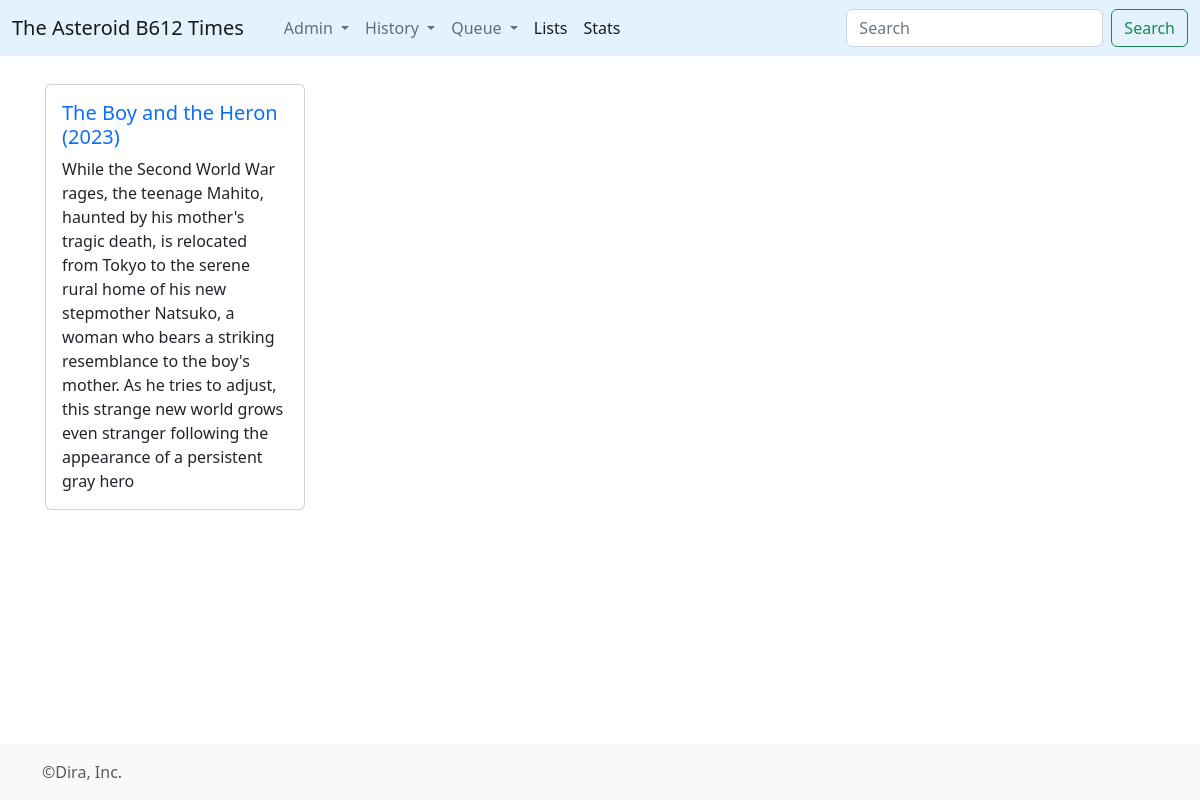
The app's page /mqueue/, older data.
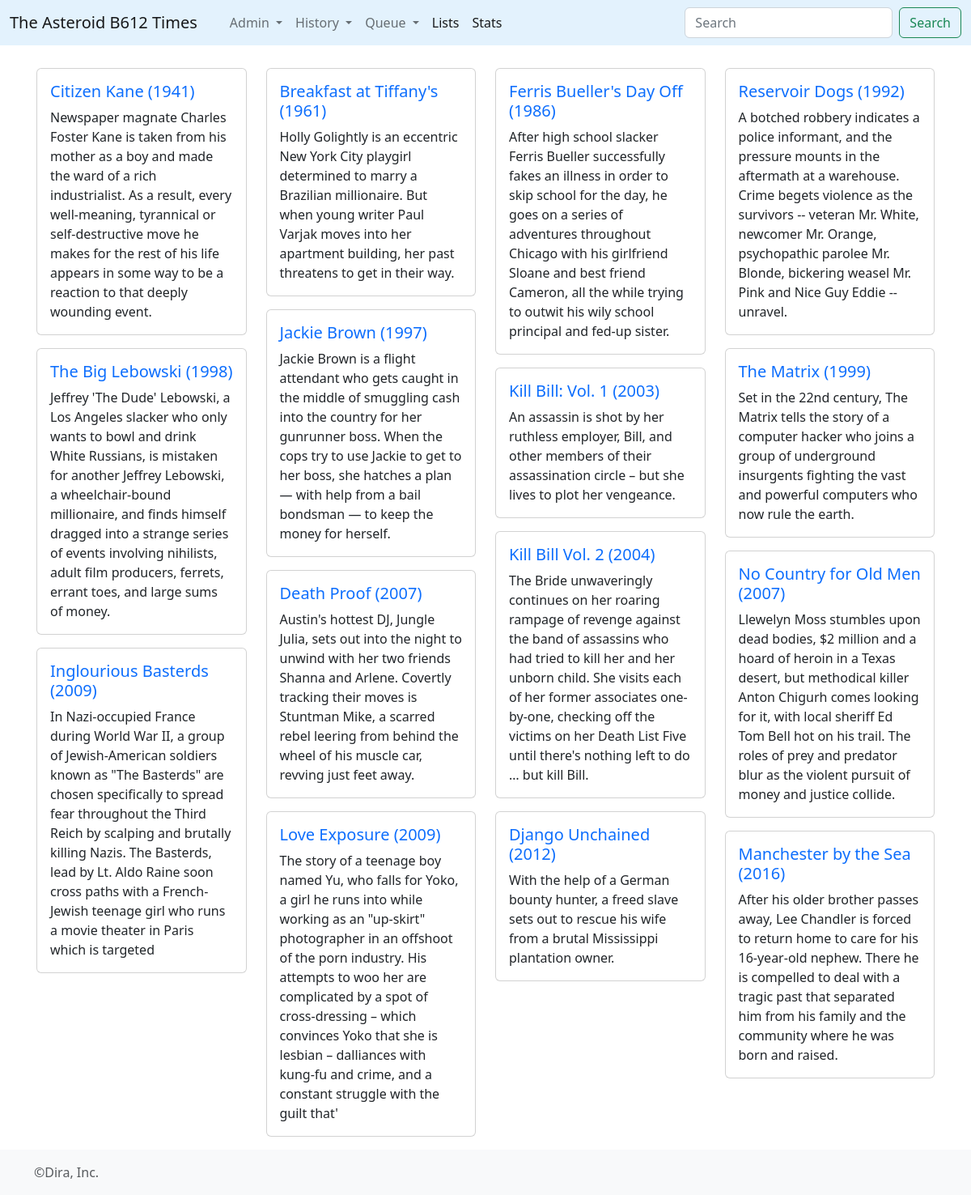
The same page, newer data.
### times/models.py (models this page shows, shortened)
class Movie(models.Model):
	title = models.CharField(max_length=512)
	info = models.TextField()
	premiere = models.IntegerField()
	runtime = models.IntegerField()
	@property
	def titulo(self):
		return self.title+' ('+ str(self.premiere) +')'
	@property
	def headtext(self):
		n_corte = self.info.find('==headtext==')
		if n_corte == -1:
			return self.info[0:350]
		else:
			return self.info[0:n_corte]

### times/views.py (the view)
# urls.py: path('mqueue/', views.mqueue, name='mqueue'),
def mqueue(request):
	twmovies = Movie.objects.filter(moviewatch__film__isnull=True).order_by('premiere')
	return render(request,'mqueue.html',{'twmovies':twmovies})

### times/templates/mqueue.html (shortened to what this page needs)
{% extends 'base_mono.html' %}
{% load static %}
{% block contenido %}
     <div class="row" data-masonry='{"percentPosition": true }'>
        {% for a in twmovies %}
        <div class="col-sm-6 col-lg-3 mb-3">
              <div class="card">
                <div class="card-body">
                  <h5 class="card-title"><a href='{% url "movie" a.id  %}' style="text-decoration: none;">{{a.titulo}}</a></h5>
                  <p class="card-text">{{a.headtext}}</p>
                </div>
              </div>
               </div>
        {% endfor %}
      </div>
{% endblock%}

Row changes from the older to the newer data that the page shows:
no longer on this page (row unchanged): Movie: titulo "The Boy and the Heron (2023)", headtext "While the Second World War rages, the teenage Mahito, haunted by his mother's tragic death, is relocated from Tokyo to the serene rural home of his new stepmother Natsuko, a woman who bears a striking resemblance to the boy's mother. As he tries to adjust, this strange new world grows even stranger following the appearance of a persistent gray hero"
added Movie: titulo "Citizen Kane (1941)", headtext "Newspaper magnate Charles Foster Kane is taken from his mother as a boy and made the ward of a rich industrialist. As a result, every well-meaning, tyrannical or self-destructive move he makes for the rest of his life appears in some way to be a reaction to that deeply wounding event."
added Movie: titulo "Breakfast at Tiffany's (1961)", headtext "Holly Golightly is an eccentric New York City playgirl determined to marry a Brazilian millionaire. But when young writer Paul Varjak moves into her apartment building, her past threatens to get in their way."
added Movie: titulo "Ferris Bueller's Day Off (1986)", headtext "After high school slacker Ferris Bueller successfully fakes an illness in order to skip school for the day, he goes on a series of adventures throughout Chicago with his girlfriend Sloane and best friend Cameron, all the while trying to outwit his wily school principal and fed-up sister."
added Movie: titulo "Reservoir Dogs (1992)", headtext "A botched robbery indicates a police informant, and the pressure mounts in the aftermath at a warehouse. Crime begets violence as the survivors -- veteran Mr. White, newcomer Mr. Orange, psychopathic parolee Mr. Blonde, bickering weasel Mr. Pink and Nice Guy Eddie -- unravel."
added Movie: titulo "Jackie Brown (1997)", headtext "Jackie Brown is a flight attendant who gets caught in the middle of smuggling cash into the country for her gunrunner boss. When the cops try to use Jackie to get to her boss, she hatches a plan — with help from a bail bondsman — to keep the money for herself."
added Movie: titulo "The Big Lebowski (1998)", headtext "Jeffrey 'The Dude' Lebowski, a Los Angeles slacker who only wants to bowl and drink White Russians, is mistaken for another Jeffrey Lebowski, a wheelchair-bound millionaire, and finds himself dragged into a strange series of events involving nihilists, adult film producers, ferrets, errant toes, and large sums of money."
added Movie: titulo "The Matrix (1999)", headtext "Set in the 22nd century, The Matrix tells the story of a computer hacker who joins a group of underground insurgents fighting the vast and powerful computers who now rule the earth."
added Movie: titulo "Kill Bill: Vol. 1 (2003)", headtext "An assassin is shot by her ruthless employer, Bill, and other members of their assassination circle – but she lives to plot her vengeance."
added Movie: titulo "Kill Bill Vol. 2 (2004)", headtext "The Bride unwaveringly continues on her roaring rampage of revenge against the band of assassins who had tried to kill her and her unborn child. She visits each of her former associates one-by-one, checking off the victims on her Death List Five until there's nothing left to do … but kill Bill."
added Movie: titulo "No Country for Old Men (2007)", headtext "Llewelyn Moss stumbles upon dead bodies, $2 million and a hoard of heroin in a Texas desert, but methodical killer Anton Chigurh comes looking for it, with local sheriff Ed Tom Bell hot on his trail. The roles of prey and predator blur as the violent pursuit of money and justice collide."
added Movie: titulo "Death Proof (2007)", headtext "Austin's hottest DJ, Jungle Julia, sets out into the night to unwind with her two friends Shanna and Arlene. Covertly tracking their moves is Stuntman Mike, a scarred rebel leering from behind the wheel of his muscle car, revving just feet away."
added Movie: titulo "Inglourious Basterds (2009)", headtext "In Nazi-occupied France during World War II, a group of Jewish-American soldiers known as \"The Basterds\" are chosen specifically to spread fear throughout the Third Reich by scalping and brutally killing Nazis. The Basterds, lead by Lt. Aldo Raine soon cross paths with a French-Jewish teenage girl who runs a movie theater in Paris which is targeted"
added Movie: titulo "Love Exposure (2009)", headtext "The story of a teenage boy named Yu, who falls for Yoko, a girl he runs into while working as an \"up-skirt\" photographer in an offshoot of the porn industry. His attempts to woo her are complicated by a spot of cross-dressing – which convinces Yoko that she is lesbian – dalliances with kung-fu and crime, and a constant struggle with the guilt that'"
added Movie: titulo "Django Unchained (2012)", headtext "With the help of a German bounty hunter, a freed slave sets out to rescue his wife from a brutal Mississippi plantation owner."
added Movie: titulo "Manchester by the Sea (2016)", headtext "After his older brother passes away, Lee Chandler is forced to return home to care for his 16-year-old nephew. There he is compelled to deal with a tragic past that separated him from his family and the community where he was born and raised."
